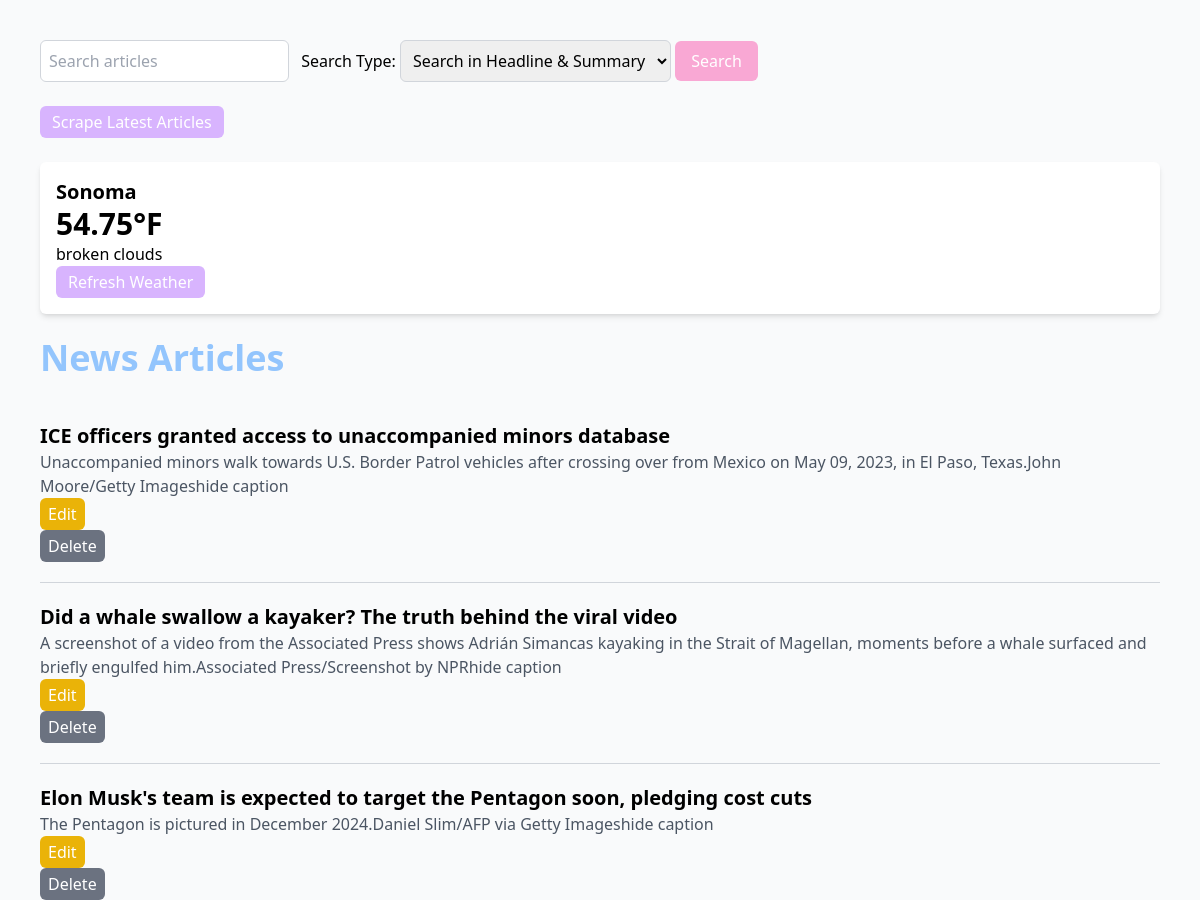
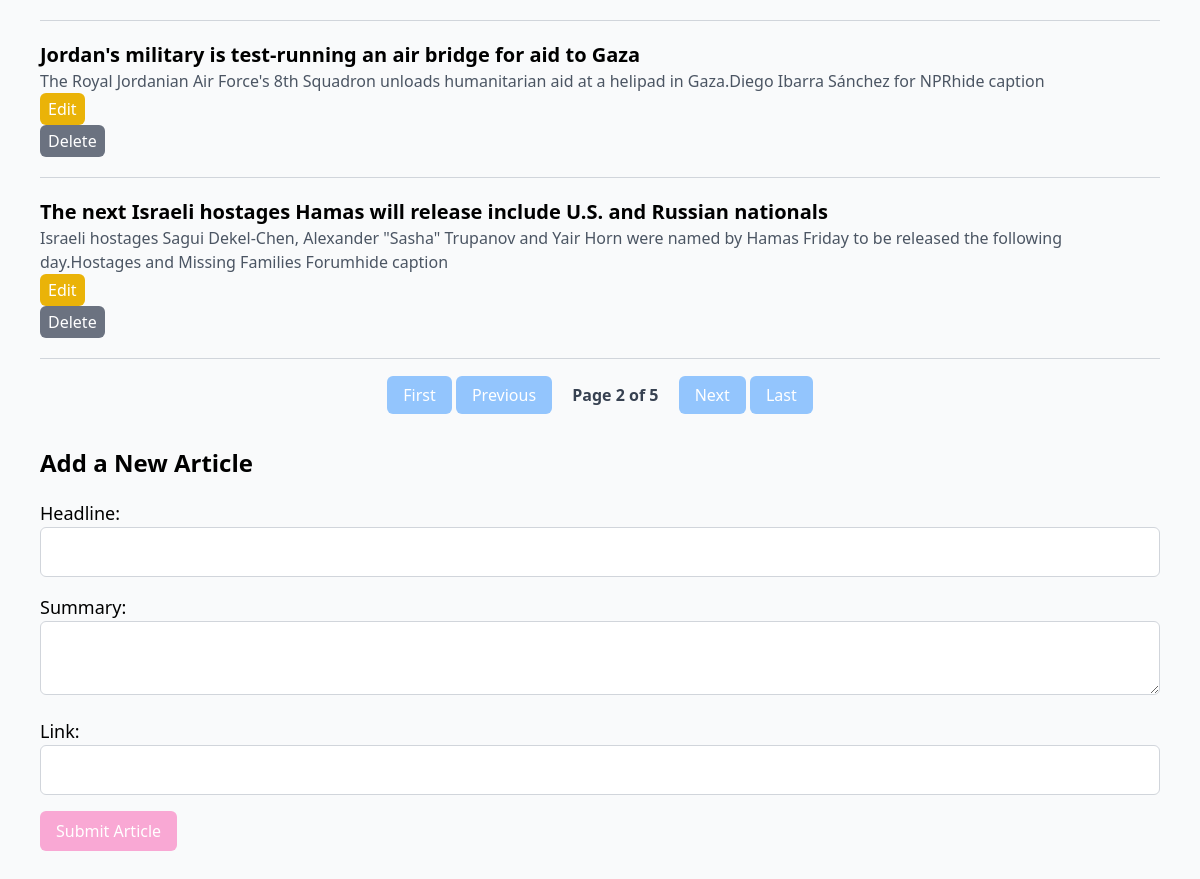
Screenshot of /?page=2 with the database file from the repository (2 pictures, top to bottom).
### models.py (models this page shows)
class Weather(Base): # New class that inherits from Base to map to database table
    __tablename__ = 'weather' # Specifies name of database table
    id = Column(Integer, primary_key=True) # Defines column named id which is an integer and primary key
    temp = Column(Float, nullable=False) # Defines column named temp
    city = Column(String, nullable=False, default=DEFAULT_CITY) # Defines column named city and the default is DEFAULT_CITY
    description = Column(String, nullable=False) # Defines column named description
    last_updated = Column(DateTime, default=lambda: datetime.now(timezone.utc)) # Defines column named last_updated using a callable lambda function to dynamically assign a default value determined at runtime

class NewsArticle(Base): # New class that inherits from Base to map to database table
    __tablename__ = 'news_articles' # Specifies name of database table
    id = Column(Integer, primary_key=True)  # Defines column named id which is an integer and primary key
    headline = Column(String, nullable=False) # Defines column to store strings for article headlines
    summary = Column(String, nullable=True) # Defines column to store strings for summary of the articles
    link = Column(String, nullable=False) # Defines column to store strings for urls of the articles
    updated_at = Column(DateTime, default=lambda: datetime.now(timezone.utc), onupdate=lambda: datetime.now(timezone.utc))  # Track updates

### app.py (the view)
@app.route('/')
def index():
    try:
        session.expire_all() # Ensures the session fetches fresh data
        page = request.args.get('page', 1, type=int) # Retrieves the page query parameter from the URL
        per_page = 5 # Number of articles per page
        total_articles = session.query(NewsArticle).count() # Counts all articles
        total_pages = (total_articles + per_page - 1) // per_page # Calculate total pages and round up when needed
        news_articles = session.query(NewsArticle).offset((page - 1) * per_page).limit(per_page).all() # Offset skips the articles that appear on previous page and limit fetches the 5 per page
        weather_data = session.query(Weather).first()
        return render_template(
            'index.html', articles=news_articles, weather=weather_data,
            page=page, total_articles=total_articles, per_page=per_page, total_pages=total_pages
        )
    except Exception as e:
        logging.error(f"Error loading homepage: {e}")
        flash("An error occurred while loading the page. Please try again", "error")
        return render_template('index.html', articles=[], weather=[], page=1, total_articles=0, per_page=5, total_pages=1)

### app.py (called while the page is built)
@app.before_request
def refresh_session():
    session.close()  # Rollback any pending transactions
    session.expire_all()  # Ensure fresh data is loaded

### templates/index.html (shortened to what this page needs)
<!DOCTYPE html>
<html lang="en">
<head>
    <script src="https://cdn.tailwindcss.com"></script>
</head>
<body class="font-sans bg-gray-50 p-10">
<form action="/search" method="GET" class="mb-6">
    <input type="text" name="query" placeholder="Search articles" class="p-2 border border-gray-300 rounded-md focus:ring-2 focus:ring-blue-300" required>
    <label for="search_type" class="ml-2">Search Type:</label>
    <select name="search_type" id="search_type" class="p-2 border border-gray-300 rounded-md">
        <option value="headline_summary">Search in Headline & Summary</option>
    </select>
    <button type="submit" class="bg-pink-300 text-white py-2 px-4 rounded-md hover:bg-pink-400 transition-all">Search</button>
</form>
    <form action="/scrape" method="POST">
        <button type="submit" class="bg-purple-300 text-white py-1 px-3 rounded-md hover:bg-purple-400 transition-all">Scrape Latest Articles</button>
    </form>
    <div class="weather-widget my-6 p-4 bg-white shadow-md rounded-md">
        {% if weather %}
            <p class="text-xl font-semibold">{{weather.city}}</p>
            <p class="text-3xl font-bold">{{weather.temp}}°F</p>
            <p>{{weather.description}}</p>
        {% else %}
            <p>Weather data unavailable</p>
        {% endif %}
        <form action="/update_weather" method="POST">
            <button type="submit" class="bg-purple-300 text-white py-1 px-3 rounded-md hover:bg-purple-400 transition-all">Refresh Weather</button>
        </form>
    </div>
    <h1 class="text-4xl font-semibold mb-6"><a href="/" class="text-blue-300 hover:text-blue-400">News Articles</a></h1>
    {% for article in articles %}
    <div class="news-article border-b border-gray-300 py-5">
        <h2 class="text-xl font-semibold">
            <a href="{{ article.link }}" target="_blank" class="text-black-600 hover:underline">{{ article.headline }}</a>
        </h2>
        <p class="text-gray-600">{{ article.summary }}</p>
        <form action="/edit/{{ article.id }}" method="GET" class="inline-block mr-3">
            <button type="submit" class="bg-yellow-500 text-white py-1 px-2 rounded-md hover:bg-yellow-700 transition-all">Edit</button>
        </form>
        <form action="/delete/{{ article.id }}" method="POST" onsubmit="return confirm('Are you sure?');">
            <button type="submit" class="bg-gray-500 text-white py-1 px-2 rounded-md hover:bg-gray-700 transition-all">Delete</button>
        </form>
    </div>
    {% endfor %}
    <div class="pagination mt-6 text-center">
        {% if page > 1 %}
            <a href="{{ url_for('index', page=1 )}}" class="px-4 py-2 bg-blue-300 text-white rounded-md hover:bg-blue-400 transition-all">First</a>
            <a href="{{ url_for('index', page=page-1) }}" class="px-4 py-2 bg-blue-300 text-white rounded-md hover:bg-blue-400 transition-all">Previous</a>
        {% endif %}
        <span class="font-semibold text-gray-700 mx-4">Page {{ page }} of {{ total_pages }}</span>
        {% if page < total_pages %}
            <a href="{{ url_for('index', page=page+1) }}" class="px-4 py-2 bg-blue-300 text-white rounded-md hover:bg-blue-400 transition-all">Next</a>
            <a href="{{ url_for('index', page=total_pages) }}" class="px-4 py-2 bg-blue-300 text-white rounded-md hover:bg-blue-400 transition-all">Last</a>
        {% endif %}
    </div>
    <h2 class="text-2xl font-semibold mt-10 mb-5">Add a New Article</h2>
    <form action="{{ url_for('add_article') }}" method="post" class="space-y-4">
        <div>
            <label for="headline" class="block text-lg">Headline:</label>
            <input type="text" id="headline" name="headline" required class="p-3 border border-gray-300 rounded-md w-full">
        </div>
        <div>
            <label for="summary" class="block text-lg">Summary:</label>
            <textarea id="summary" name="summary" class="p-3 border border-gray-300 rounded-md w-full"></textarea>
        </div>
        <div>
            <label for="link" class="block text-lg">Link:</label>
            <input type="url" id="link" name="link" required class="p-3 border border-gray-300 rounded-md w-full">
        </div>
        <button type="submit" class="bg-pink-300 text-white py-2 px-4 rounded-md hover:bg-pink-400 transition-all">Submit Article</button>
    </form>
</body>
</html>

### rows the page displays
Weather: city "Sonoma", temp "54.75", description "broken clouds"
NewsArticle: headline "ICE officers granted access to unaccompanied minors database", summary "Unaccompanied minors walk towards U.S. Border Patrol vehicles after crossing over from Mexico on May 09, 2023, in El Paso, Texas.John Moore/Getty Imageshide caption"
NewsArticle: headline "Did a whale swallow a kayaker? The truth behind the viral video", summary "A screenshot of a video from the Associated Press shows Adrián Simancas kayaking in the Strait of Magellan, moments before a whale surfaced and briefly engulfed him.Associated Press/Screenshot by NPRhide caption"
NewsArticle: headline "Elon Musk's team is expected to target the Pentagon soon, pledging cost cuts", summary "The Pentagon is pictured in December 2024.Daniel Slim/AFP via Getty Imageshide caption"
NewsArticle: headline "Jordan's military is test-running an air bridge for aid to Gaza", summary "The Royal Jordanian Air Force's 8th Squadron unloads humanitarian aid at a helipad in Gaza.Diego Ibarra Sánchez for NPRhide caption"
NewsArticle: headline "The next Israeli hostages Hamas will release include U.S. and Russian nationals", summary "Israeli hostages Sagui Dekel-Chen, Alexander \"Sasha\" Trupanov and Yair Horn were named by Hamas Friday to be released the following day.Hostages and Missing Families Forumhide caption"

### other values shown
{{ page }} "2"
{{ total_pages }} "5"
